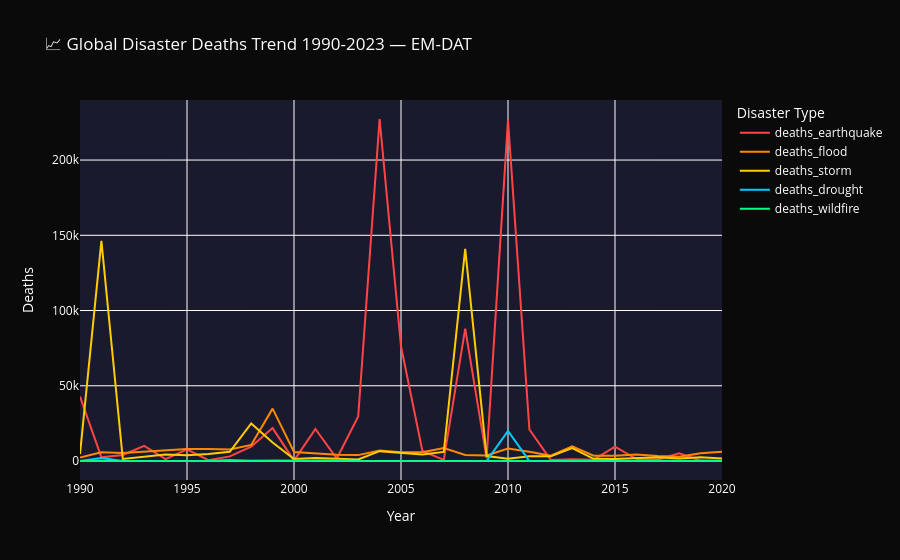
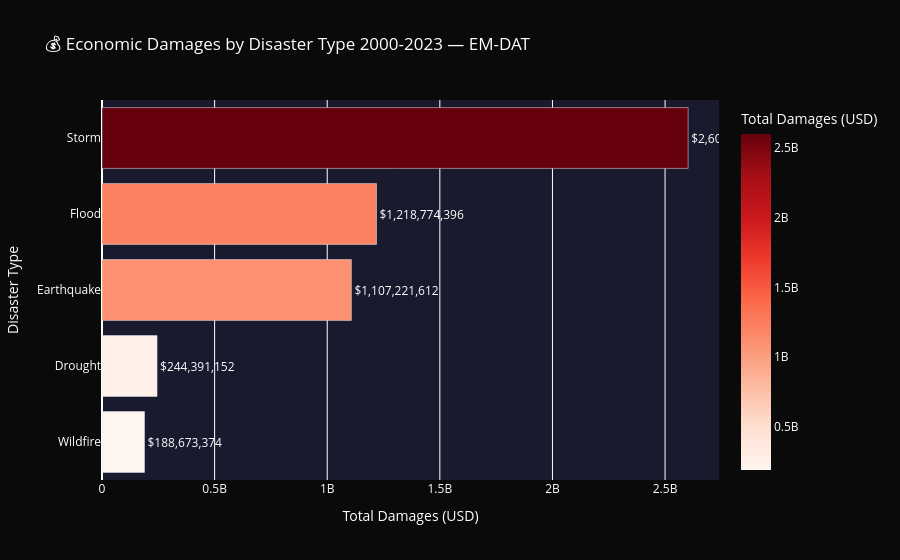

The notebook cell saved with these charts, in order:
### Code cell
# EM-DAT — Deaths trend over years
df_world = df_emdat_real[df_emdat_real['Entity'] == 'World'].copy()
df_world = df_world[df_world['Year'] >= 1990]

fig6 = px.line(
    df_world,
    x='Year',
    y=['deaths_earthquake', 'deaths_flood', 'deaths_storm', 
       'deaths_drought', 'deaths_wildfire'],
    title='📈 Global Disaster Deaths Trend 1990-2023 — EM-DAT',
    labels={'value': 'Deaths', 'variable': 'Disaster Type', 'Year': 'Year'},
    color_discrete_sequence=['#ff4444', '#ff8800', '#ffcc00', '#00ccff', '#00ff88']
)

fig6.update_layout(
    paper_bgcolor='#0a0a0a',
    plot_bgcolor='#1a1a2e',
    font=dict(color='white'),
    legend=dict(bgcolor='rgba(0,0,0,0)')
)

fig6.show()

# EM-DAT — Economic damages
disaster_damages = {
    'Earthquake': df_emdat_recent['total_damages_earthquake'].sum(),
    'Flood': df_emdat_recent['total_damages_flood'].sum(),
    'Storm': df_emdat_recent['total_damages_storm'].sum(),
    'Drought': df_emdat_recent['total_damages_drought'].sum(),
    'Wildfire': df_emdat_recent['total_damages_wildfire'].sum(),
}

df_damages = pd.DataFrame({
    'disaster_type': list(disaster_damages.keys()),
    'total_damages_usd': list(disaster_damages.values())
}).dropna().sort_values('total_damages_usd', ascending=True)

fig7 = px.bar(
    df_damages,
    x='total_damages_usd',
    y='disaster_type',
    orientation='h',
    color='total_damages_usd',
    color_continuous_scale='Reds',
    title='💰 Economic Damages by Disaster Type 2000-2023 — EM-DAT',
    labels={'total_damages_usd': 'Total Damages (USD)', 'disaster_type': 'Disaster Type'},
    text='total_damages_usd'
)

fig7.update_traces(texttemplate='$%{text:,.0f}', textposition='outside')
fig7.update_layout(
    paper_bgcolor='#0a0a0a',
    plot_bgcolor='#1a1a2e',
    font=dict(color='white')
)

fig7.show()

### Figure 1 — Plotly figure (JSON) as saved in the notebook; plotly's stock layout.template omitted (floating-point values rounded to 4 significant figures)
{"data": [{"hovertemplate": "Disaster Type=deaths_earthquake<br>Year=%{x}<br>Deaths=%{y}<extra></extra>", "legendgroup": "deaths_earthquake", "line": {"color": "#ff4444", "dash": "solid"}, "marker": {"symbol": "circle"}, "mode": "lines", "name": "deaths_earthquake", "orientation": "v", "showlegend": true, "type": "scatter", "x": [1990, 1991, 1992, 1993, 1994, 1995, 1996, 1997, 1998, 1999, 2000, 2001, 2002, 2003, 2004, 2005, 2006, 2007, 2008, 2009, 2010, 2011, 2012, 2013, 2014, 2015, 2016, 2017, 2018, 2019, 2020], "xaxis": "x", "y": [42840.0, 2454.0, 4033.0, 10090.0, 1242.0, 7739.0, 576.0, 3059.0, 9573.0, 21870.0, 217.0, 21350.0, 1639.0, 29620.0, 227300.0, 76240.0, 6692.0, 780.0, 87920.0, 1893.0, 226700.0, 20950.0, 711.0, 1120.0, 774.0, 9550.0, 1311.0, 1012.0, 5061.0, 262.0, 196.0], "yaxis": "y"}, {"hovertemplate": "Disaster Type=deaths_flood<br>Year=%{x}<br>Deaths=%{y}<extra></extra>", "legendgroup": "deaths_flood", "line": {"color": "#ff8800", "dash": "solid"}, "marker": {"symbol": "circle"}, "mode": "lines", "name": "deaths_flood", "orientation": "v", "showlegend": true, "type": "scatter", "x": [1990, 1991, 1992, 1993, 1994, 1995, 1996, 1997, 1998, 1999, 2000, 2001, 2002, 2003, 2004, 2005, 2006, 2007, 2008, 2009, 2010, 2011, 2012, 2013, 2014, 2015, 2016, 2017, 2018, 2019, 2020], "xaxis": "x", "y": [2251.0, 5847.0, 5315.0, 6150.0, 6771.0, 7956.0, 8047.0, 7685.0, 10650.0, 34810.0, 6025.0, 5014.0, 4177.0, 3910.0, 6982.0, 5754.0, 5843.0, 8607.0, 4007.0, 3627.0, 8356.0, 6163.0, 3544.0, 9819.0, 3536.0, 3479.0, 4397.0, 3337.0, 2881.0, 5161.0, 6179.0], "yaxis": "y"}, {"hovertemplate": "Disaster Type=deaths_storm<br>Year=%{x}<br>Deaths=%{y}<extra></extra>", "legendgroup": "deaths_storm", "line": {"color": "#ffcc00", "dash": "solid"}, "marker": {"symbol": "circle"}, "mode": "lines", "name": "deaths_storm", "orientation": "v", "showlegend": true, "type": "scatter", "x": [1990, 1991, 1992, 1993, 1994, 1995, 1996, 1997, 1998, 1999, 2000, 2001, 2002, 2003, 2004, 2005, 2006, 2007, 2008, 2009, 2010, 2011, 2012, 2013, 2014, 2015, 2016, 2017, 2018, 2019, 2020], "xaxis": "x", "y": [4604.0, 146300.0, 1344.0, 2965.0, 4239.0, 3763.0, 4581.0, 6150.0, 24940.0, 12270.0, 1354.0, 1911.0, 1382.0, 1049.0, 6547.0, 5251.0, 4329.0, 6035.0, 141000.0, 3287.0, 1564.0, 3103.0, 3105.0, 8598.0, 1432.0, 1288.0, 1761.0, 2560.0, 1707.0, 2514.0, 1723.0], "yaxis": "y"}, {"hovertemplate": "Disaster Type=deaths_drought<br>Year=%{x}<br>Deaths=%{y}<extra></extra>", "legendgroup": "deaths_drought", "line": {"color": "#00ccff", "dash": "solid"}, "marker": {"symbol": "circle"}, "mode": "lines", "name": "deaths_drought", "orientation": "v", "showlegend": true, "type": "scatter", "x": [1990, 1991, 1992, 1993, 1994, 1995, 1996, 1997, 1998, 1999, 2000, 2001, 2002, 2003, 2004, 2005, 2006, 2007, 2008, 2009, 2010, 2011, 2012, 2013, 2014, 2015, 2016, 2017, 2018, 2019, 2020], "xaxis": "x", "y": [0.0, 2000.0, 0.0, 0.0, 0.0, 0.0, 0.0, 732.0, 20.0, 382.0, 59.0, 108.0, 579.0, 9.0, 80.0, 149.0, 134.0, 0.0, 8.0, 0.0, 20000.0, 0.0, 0.0, 0.0, 0.0, 35.0, 0.0, 0.0, 0.0, 85.0, 45.0], "yaxis": "y"}, {"hovertemplate": "Disaster Type=deaths_wildfire<br>Year=%{x}<br>Deaths=%{y}<extra></extra>", "legendgroup": "deaths_wildfire", "line": {"color": "#00ff88", "dash": "solid"}, "marker": {"symbol": "circle"}, "mode": "lines", "name": "deaths_wildfire", "orientation": "v", "showlegend": true, "type": "scatter", "x": [1990, 1991, 1992, 1993, 1994, 1995, 1996, 1997, 1998, 1999, 2000, 2001, 2002, 2003, 2004, 2005, 2006, 2007, 2008, 2009, 2010, 2011, 2012, 2013, 2014, 2015, 2016, 2017, 2018, 2019, 2020], "xaxis": "x", "y": [0.0, 90.0, 122.0, 3.0, 84.0, 29.0, 45.0, 266.0, 150.0, 70.0, 47.0, 33.0, 6.0, 47.0, 14.0, 45.0, 13.0, 148.0, 86.0, 190.0, 166.0, 10.0, 21.0, 35.0, 16.0, 78.0, 40.0, 178.0, 221.0, 116.0, 70.0], "yaxis": "y"}], "layout": {"font": {"color": "white"}, "legend": {"bgcolor": "rgba(0,0,0,0)", "title": {"text": "Disaster Type"}, "tracegroupgap": 0}, "paper_bgcolor": "#0a0a0a", "plot_bgcolor": "#1a1a2e", "title": {"text": "📈 Global Disaster Deaths Trend 1990-2023 — EM-DAT"}, "xaxis": {"anchor": "y", "domain": [0, 1], "title": {"text": "Year"}}, "yaxis": {"anchor": "x", "domain": [0, 1], "title": {"text": "Deaths"}}}}

### Figure 2 — Plotly figure (JSON) as saved in the notebook; plotly's stock layout.template omitted (floating-point values rounded to 4 significant figures)
{"data": [{"hovertemplate": "Total Damages (USD)=%{marker.color}<br>Disaster Type=%{y}<extra></extra>", "legendgroup": "", "marker": {"color": [188700000.0, 244400000.0, 1107000000.0, 1219000000.0, 2602000000.0], "coloraxis": "coloraxis", "pattern": {"shape": ""}}, "name": "", "orientation": "h", "showlegend": false, "text": [188700000.0, 244400000.0, 1107000000.0, 1219000000.0, 2602000000.0], "textposition": "outside", "texttemplate": "$%{text:,.0f}", "type": "bar", "x": [188700000.0, 244400000.0, 1107000000.0, 1219000000.0, 2602000000.0], "xaxis": "x", "y": ["Wildfire", "Drought", "Earthquake", "Flood", "Storm"], "yaxis": "y"}], "layout": {"barmode": "relative", "coloraxis": {"colorbar": {"title": {"text": "Total Damages (USD)"}}, "colorscale": [[0, "rgb(255,245,240)"], [0.125, "rgb(254,224,210)"], [0.25, "rgb(252,187,161)"], [0.375, "rgb(252,146,114)"], [0.5, "rgb(251,106,74)"], [0.625, "rgb(239,59,44)"], [0.75, "rgb(203,24,29)"], [0.875, "rgb(165,15,21)"], [1, "rgb(103,0,13)"]]}, "font": {"color": "white"}, "legend": {"tracegroupgap": 0}, "paper_bgcolor": "#0a0a0a", "plot_bgcolor": "#1a1a2e", "title": {"text": "💰 Economic Damages by Disaster Type 2000-2023 — EM-DAT"}, "xaxis": {"anchor": "y", "domain": [0, 1], "title": {"text": "Total Damages (USD)"}}, "yaxis": {"anchor": "x", "domain": [0, 1], "title": {"text": "Disaster Type"}}}}
